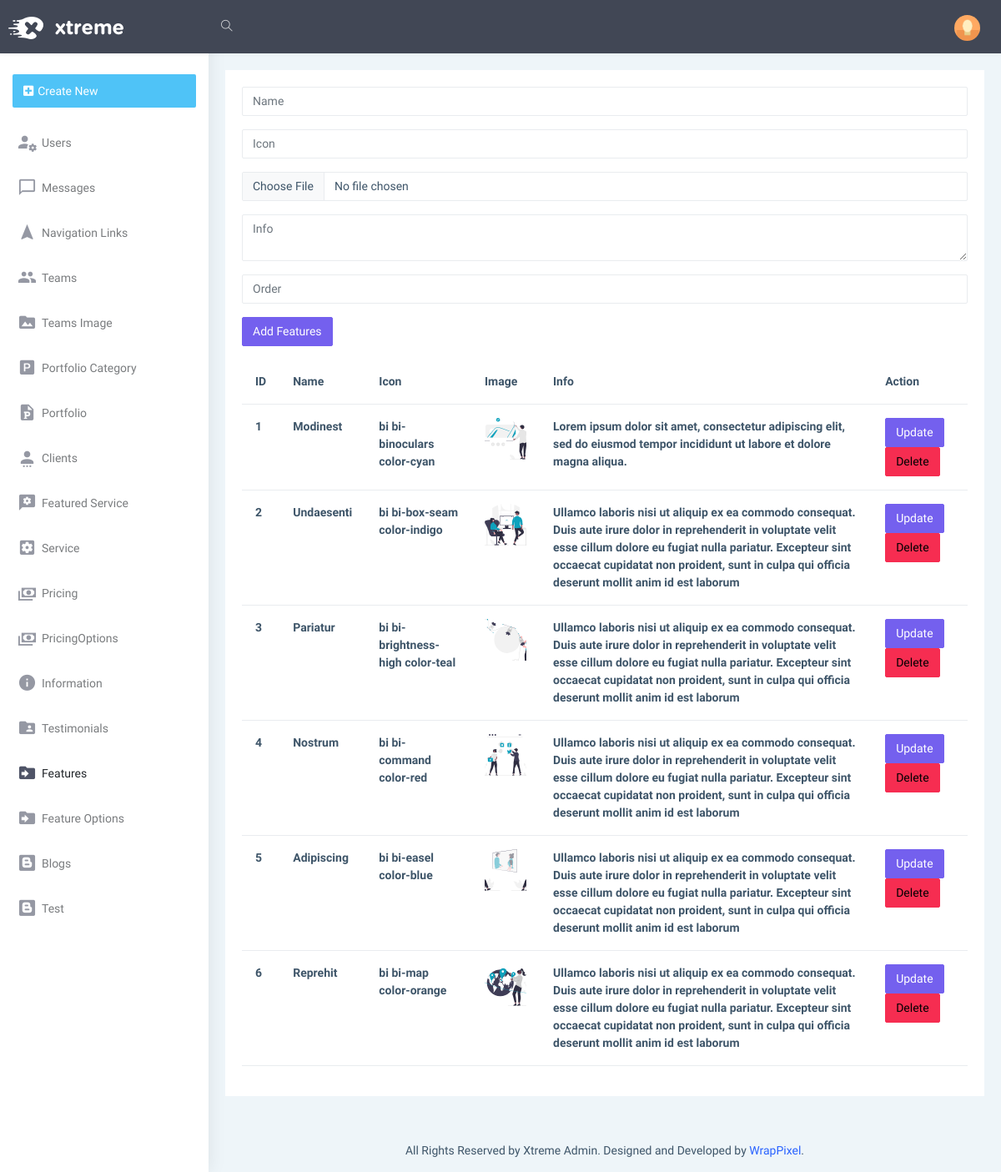
The app's page /admin/features, older data.
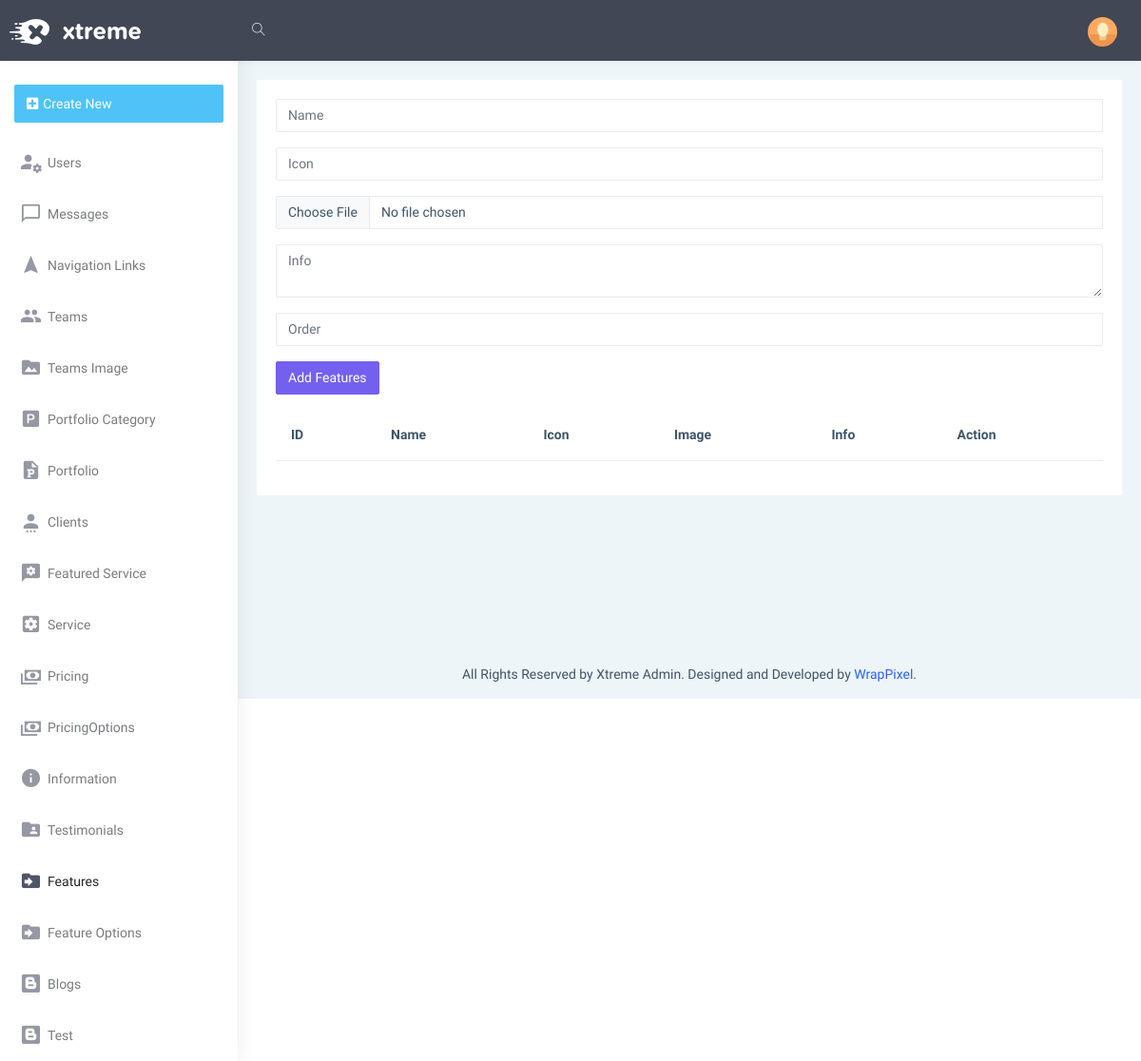
The same page, newer data.
### models.py (models this page shows)
class Features(db.Model):
    Id=db.Column(db.Integer,primary_key=True,autoincrement=True)
    name=db.Column(db.String(50))
    icon=db.Column(db.String(50))
    info=db.Column(db.String(250))
    image=db.Column(db.String(50))
    order=db.Column(db.Integer)
    options=db.relationship('FeatureOptions', backref='feature_options', lazy=True)

### admin/routes/features.py (the view)
@admin_bp.route('/features', methods=['GET','POST'])
def features():
    featuresform=FeaturesForm()
    features=Features.query.all()
    return render_template('admin/features/features.html',featuresform=featuresform,features=features)

### admin/forms.py
class FeaturesForm(FlaskForm):
    name=StringField('name')
    icon=StringField('icon')
    image=FileField('image')
    info=TextAreaField('info')
    order=IntegerField('order')
    submit=SubmitField('Add Features')

### admin/templates/admin/features/features.html
{% extends 'admin/layout.html' %}
{% block body %}
<form action="/admin/features/add" method="POST" enctype="multipart/form-data">
    <div class="mb-3">
      {{featuresform.name(class="form-control", id="exampleFormControlInput1", placeholder="Name")}}
    </div>
    <div class="mb-3">
      {{featuresform.icon(class="form-control my-3", id="exampleFormControlInput1", placeholder="Icon")}}
    </div>
    <div class="mb-3">
      {{featuresform.image(class="form-control my-3", id="exampleFormControlInput1", placeholder="Image")}}
    </div>
    <div class="mb-3">
      {{featuresform.info(class="form-control", id="exampleFormControlInput1", placeholder="Info")}}
    </div>
    <div class="mb-3">
      {{featuresform.order(class="form-control", id="exampleFormControlInput1", placeholder="Order")}}
    </div>
    <div class="mb-3">
      {{featuresform.submit(class="btn btn-primary", id="exampleFormControlInput1", placeholder="Add Portfolio")}}
    </div>
<table class="table">
  <thead>
    <tr>
      <th scope="col">ID</th>
      <th scope="col">Name</th>
      <th scope="col">Icon</th>
      <th scope="col">Image</th>
      <th scope="col">Info</th>
      <th scope="col">Action</th>
    </tr>
  </thead>
  <tbody>
    {% for feature in features %}
      <tr>
        <th>{{feature.Id}}</th>
        <th>{{feature.name}}</th>
        <th>{{feature.icon}}</th>
        <th>
          <img src="/static/uploads/{{feature.image}}" style="width: 50px; height: 50px; object-fit:cover;">
        </th>
        <th>{{feature.info}}</th>
        <th>
          <a href="/admin/features/edit/{{feature.Id}}" class="btn btn-primary">Update</a>
          <a href="/admin/features/delete/{{feature.Id}}" class="btn btn-danger">Delete</a>
        </th>
      </tr>
    {% endfor %}
  </tbody>
</table>
{% endblock %}}

### admin/templates/admin/layout.html (shortened to what this page needs)
<!DOCTYPE html>
<html dir="ltr" lang="en">
<head>
    <link href="{{url_for('admin.static', filename='dist/css/style.min.css')}}" rel="stylesheet">
</head>
<body>
    <div id="main-wrapper" data-layout="vertical" data-navbarbg="skin5" data-sidebartype="full"
        data-sidebar-position="absolute" data-header-position="absolute" data-boxed-layout="full">
        <header class="topbar" data-navbarbg="skin5">
            <nav class="navbar top-navbar navbar-expand-md navbar-dark">
                <div class="navbar-header" data-logobg="skin5">
                    <a class="navbar-brand" href="index.html">
                        <b class="logo-icon">
                            <img src="{{url_for('admin.static', filename='assets/images/logo-light-icon.png')}}" alt="homepage" class="light-logo" />
                        </b>
                        <span class="logo-text">
                            <img src="{{url_for('admin.static', filename='assets/images/logo-light-text.png')}}" class="light-logo" alt="homepage" />
                        </span>
                    </a>
                </div>
                <div class="navbar-collapse collapse" id="navbarSupportedContent" data-navbarbg="skin5">
                    <ul class="navbar-nav float-start me-auto">
                        <li class="nav-item search-box"> <a class="nav-link waves-effect waves-dark"
                                href="javascript:void(0)"><i class="ti-search"></i></a>
                        </li>
                    </ul>
                    <ul class="navbar-nav float-end">
                        <li class="nav-item dropdown">
                            <a class="nav-link dropdown-toggle text-muted waves-effect waves-dark pro-pic" href="#" id="navbarDropdown" role="button" data-bs-toggle="dropdown" aria-expanded="false">
                                <img src="./admin/static/assets/images/users/1.jpg" alt="user" class="rounded-circle" width="31">
                            </a>
                        </li>
                    </ul>
                </div>
            </nav>
        </header>
        <aside class="left-sidebar" data-sidebarbg="skin6">
            <div class="scroll-sidebar">
                {% include 'admin/navbar.html'   %}
            </div>
        </aside>
        <div class="page-wrapper">
            <div class="container-fluid">
                <div class="row">
                    <div class="col-12">
                        <div class="card">
                            <div class="card-body">
                                {% block body %}
                                {% endblock %}
                            </div>
                        </div>
                    </div>
                </div>
            </div>
            <footer class="footer text-center">
                All Rights Reserved by Xtreme Admin. Designed and Developed by <a
                    href="https://www.wrappixel.com">WrapPixel</a>.
            </footer>
        </div>
    </div>
</body>
</html>

### admin/templates/admin/navbar.html
<nav class="sidebar-nav">
    <ul id="sidebarnav">
        <li class="p-15 m-t-10"><a href="javascript:void(0)"
                class="btn d-block w-100 create-btn text-white no-block d-flex align-items-center"><i
                    class="fa fa-plus-square"></i> <span class="hide-menu m-l-5">Create New</span> </a>
        </li>
        <li class="sidebar-item"> <a class="sidebar-link waves-effect waves-dark sidebar-link"
            href="/admin/users" aria-expanded="false"><i class="mdi mdi-account-settings-variant"></i><span
                class="hide-menu">Users</span></a></li>
        <li class="sidebar-item"> <a class="sidebar-link waves-effect waves-dark sidebar-link"
                href="/admin/messages" aria-expanded="false"><i class="mdi mdi-message-outline"></i><span
                    class="hide-menu">Messages</span></a></li>
        <li class="sidebar-item"> <a class="sidebar-link waves-effect waves-dark sidebar-link"
                href="/admin/navlinks" aria-expanded="false"><i class="mdi mdi-navigation"></i><span
                    class="hide-menu">Navigation Links</span></a></li>
        <li class="sidebar-item"> <a class="sidebar-link waves-effect waves-dark sidebar-link"
                href="/admin/teams" aria-expanded="false"><i class="mdi mdi-account-multiple"></i><span
                    class="hide-menu">Teams</span></a></li>
        <li class="sidebar-item"> <a class="sidebar-link waves-effect waves-dark sidebar-link"
                href="/admin/teamsimage" aria-expanded="false"><i class="mdi mdi-folder-image"></i><span
                    class="hide-menu">Teams Image</span></a></li>
        <li class="sidebar-item"> <a class="sidebar-link waves-effect waves-dark sidebar-link"
                href="/admin/portfoliocategory" aria-expanded="false"><i class="mdi mdi-file-powerpoint-box"></i><span
                    class="hide-menu">Portfolio Category</span></a></li>
        <li class="sidebar-item"> <a class="sidebar-link waves-effect waves-dark sidebar-link"
                href="/admin/portfolio" aria-expanded="false"><i class="mdi mdi-file-powerpoint"></i><span
                    class="hide-menu">Portfolio</span></a></li>
        <li class="sidebar-item"> <a class="sidebar-link waves-effect waves-dark sidebar-link"
                href="/admin/clients" aria-expanded="false"><i class="mdi mdi-account-settings"></i><span
                    class="hide-menu">Clients</span></a></li>
        <li class="sidebar-item"> <a class="sidebar-link waves-effect waves-dark sidebar-link"
                href="/admin/featuredservice" aria-expanded="false"><i class="mdi mdi-message-settings-variant"></i><span
                    class="hide-menu">Featured Service</span></a></li>
        <li class="sidebar-item"> <a class="sidebar-link waves-effect waves-dark sidebar-link"
                href="/admin/service" aria-expanded="false"><i class="mdi mdi-settings-box"></i><span
                    class="hide-menu">Service</span></a></li>
        <li class="sidebar-item"> <a class="sidebar-link waves-effect waves-dark sidebar-link"
                href="/admin/pricing" aria-expanded="false"><i class="mdi mdi-cash-multiple"></i><span
                    class="hide-menu">Pricing</span></a></li>
        <li class="sidebar-item"> <a class="sidebar-link waves-effect waves-dark sidebar-link"
                href="/admin/pricingoption" aria-expanded="false"><i class="mdi mdi-cash-multiple"></i><span
                    class="hide-menu">PricingOptions</span></a></li>
        <li class="sidebar-item"> <a class="sidebar-link waves-effect waves-dark sidebar-link"
                href="/admin/information" aria-expanded="false"><i class="mdi mdi-information"></i><span
                    class="hide-menu">Information</span></a></li>
        <li class="sidebar-item"> <a class="sidebar-link waves-effect waves-dark sidebar-link"
                href="/admin/testimonials" aria-expanded="false"><i class="mdi mdi-folder-account"></i><span
                    class="hide-menu">Testimonials</span></a></li>
        <li class="sidebar-item"> <a class="sidebar-link waves-effect waves-dark sidebar-link"
                href="/admin/features" aria-expanded="false"><i class="mdi mdi-folder-move"></i><span
                    class="hide-menu">Features</span></a></li>
        <li class="sidebar-item"> <a class="sidebar-link waves-effect waves-dark sidebar-link"
                href="/admin/featureoptions" aria-expanded="false"><i class="mdi mdi-folder-move"></i><span
                    class="hide-menu">Feature Options</span></a></li>
        <li class="sidebar-item"> <a class="sidebar-link waves-effect waves-dark sidebar-link"
                href="/admin/blog" aria-expanded="false"><i class="mdi mdi-blogger"></i><span
                    class="hide-menu">Blogs</span></a></li>
        <li class="sidebar-item"> <a class="sidebar-link waves-effect waves-dark sidebar-link"
                href="/admin/test" aria-expanded="false"><i class="mdi mdi-blogger"></i><span
                    class="hide-menu">Test</span></a></li>
    </ul>
</nav>

Row changes from the older to the newer data that the page shows:
removed Features: Id "1", name "Modinest", icon "bi bi-binoculars color-cyan", image (picture), info "Lorem ipsum dolor sit amet, consectetur adipiscing elit, sed do eiusmod tempor incididunt ut labore et dolore magna aliqua."
removed Features: Id "2", name "Undaesenti", icon "bi bi-box-seam color-indigo", image (picture), info "Ullamco laboris nisi ut aliquip ex ea commodo consequat. Duis aute irure dolor in reprehenderit in voluptate velit esse cillum dolore eu fugiat nulla pariatur. Excepteur sint occaecat cupidatat non proident, sunt in culpa qui officia deserunt mollit anim id est laborum"
removed Features: Id "3", name "Pariatur", icon "bi bi-brightness-high color-teal", image (picture), info "Ullamco laboris nisi ut aliquip ex ea commodo consequat. Duis aute irure dolor in reprehenderit in voluptate velit esse cillum dolore eu fugiat nulla pariatur. Excepteur sint occaecat cupidatat non proident, sunt in culpa qui officia deserunt mollit anim id est laborum"
removed Features: Id "4", name "Nostrum", icon "bi bi-command color-red", image (picture), info "Ullamco laboris nisi ut aliquip ex ea commodo consequat. Duis aute irure dolor in reprehenderit in voluptate velit esse cillum dolore eu fugiat nulla pariatur. Excepteur sint occaecat cupidatat non proident, sunt in culpa qui officia deserunt mollit anim id est laborum"
removed Features: Id "5", name "Adipiscing", icon "bi bi-easel color-blue", image (picture), info "Ullamco laboris nisi ut aliquip ex ea commodo consequat. Duis aute irure dolor in reprehenderit in voluptate velit esse cillum dolore eu fugiat nulla pariatur. Excepteur sint occaecat cupidatat non proident, sunt in culpa qui officia deserunt mollit anim id est laborum"
removed Features: Id "6", name "Reprehit", icon "bi bi-map color-orange", image (picture), info "Ullamco laboris nisi ut aliquip ex ea commodo consequat. Duis aute irure dolor in reprehenderit in voluptate velit esse cillum dolore eu fugiat nulla pariatur. Excepteur sint occaecat cupidatat non proident, sunt in culpa qui officia deserunt mollit anim id est laborum"
